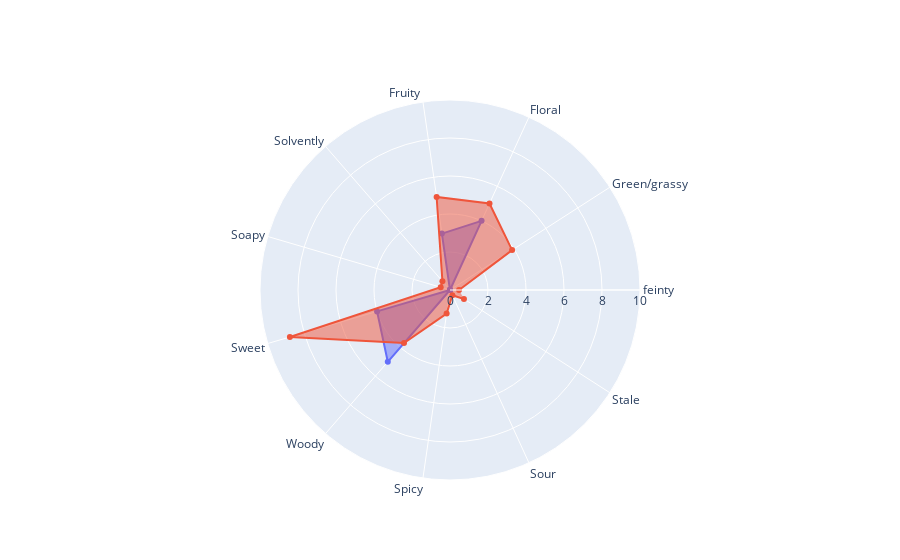

Write notebook code for a chart like this one.
### Code cell
#panelist original: ["floral", "fruit", "sweet", "wood", "peat"]
panelist_scores_000920 = [0,0,4,3,0,0,4,5,0,0,0]
compare_profiles(OSA_plotting_000920, panelist_scores_000920)

### Figure 1 — Plotly figure (JSON) as saved in the notebook; plotly's stock layout.template omitted (floating-point values rounded to 4 significant figures)
{"data": [{"fill": "toself", "name": "panelist", "r": [0, 0, 4, 3, 0, 0, 4, 5, 0, 0, 0], "theta": ["feinty", "Green/grassy", "Floral", "Fruity ", "Solvently", "Soapy", "Sweet", "Woody", "Spicy", "Sour", "Stale"], "type": "scatterpolar"}, {"fill": "toself", "name": "MS_prediction", "r": [0.4769, 3.885, 5.003, 4.946, 0.6091, 0.5106, 8.782, 3.696, 1.251, 0.302, 0.8734], "theta": ["feinty", "Green/grassy", "Floral", "Fruity ", "Solvently", "Soapy", "Sweet", "Woody", "Spicy", "Sour", "Stale"], "type": "scatterpolar"}], "layout": {"polar": {"radialaxis": {"range": [0, 10], "visible": true}}, "showlegend": false}}
